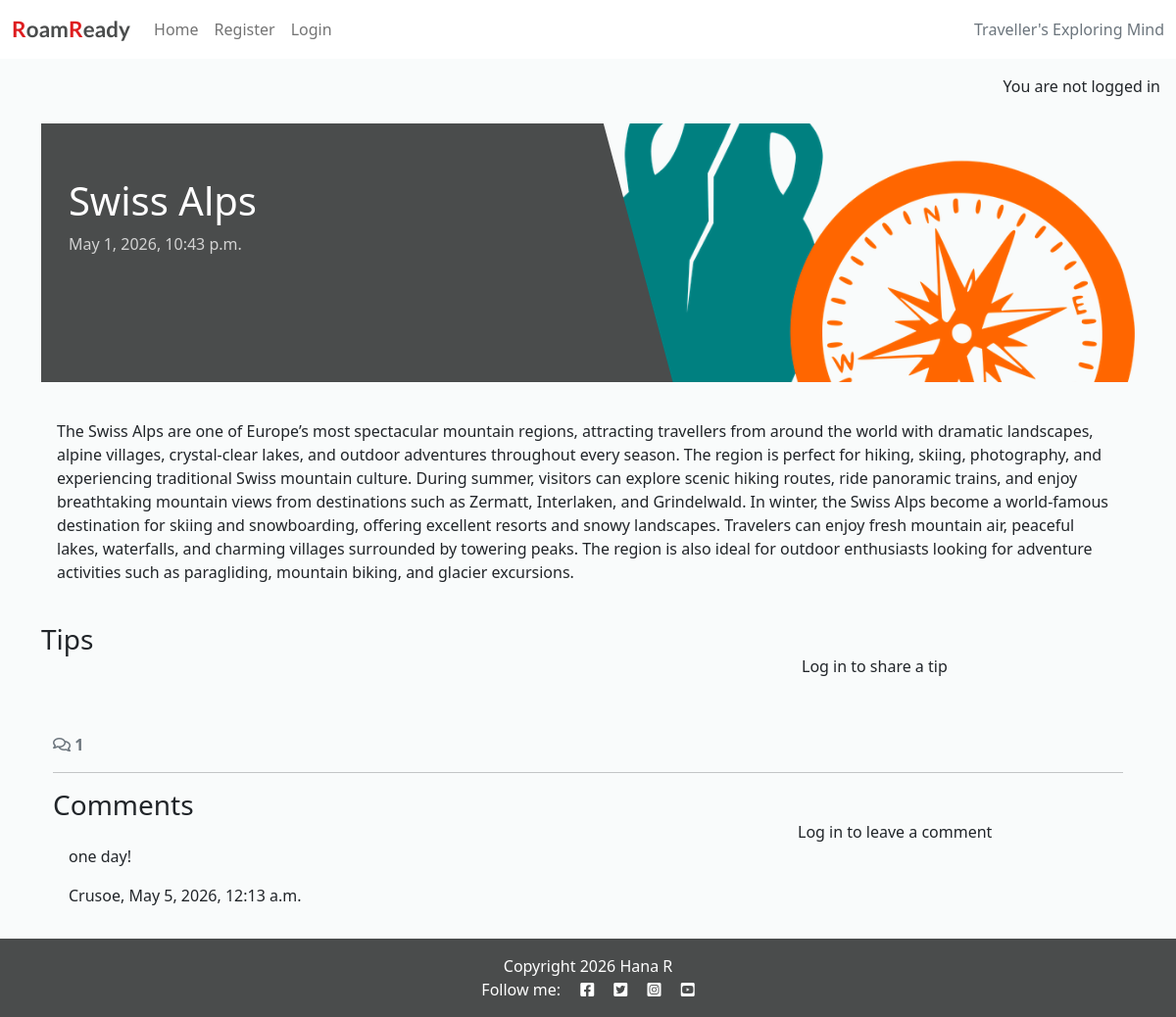
/11/, run on an earlier commit of the app's database.
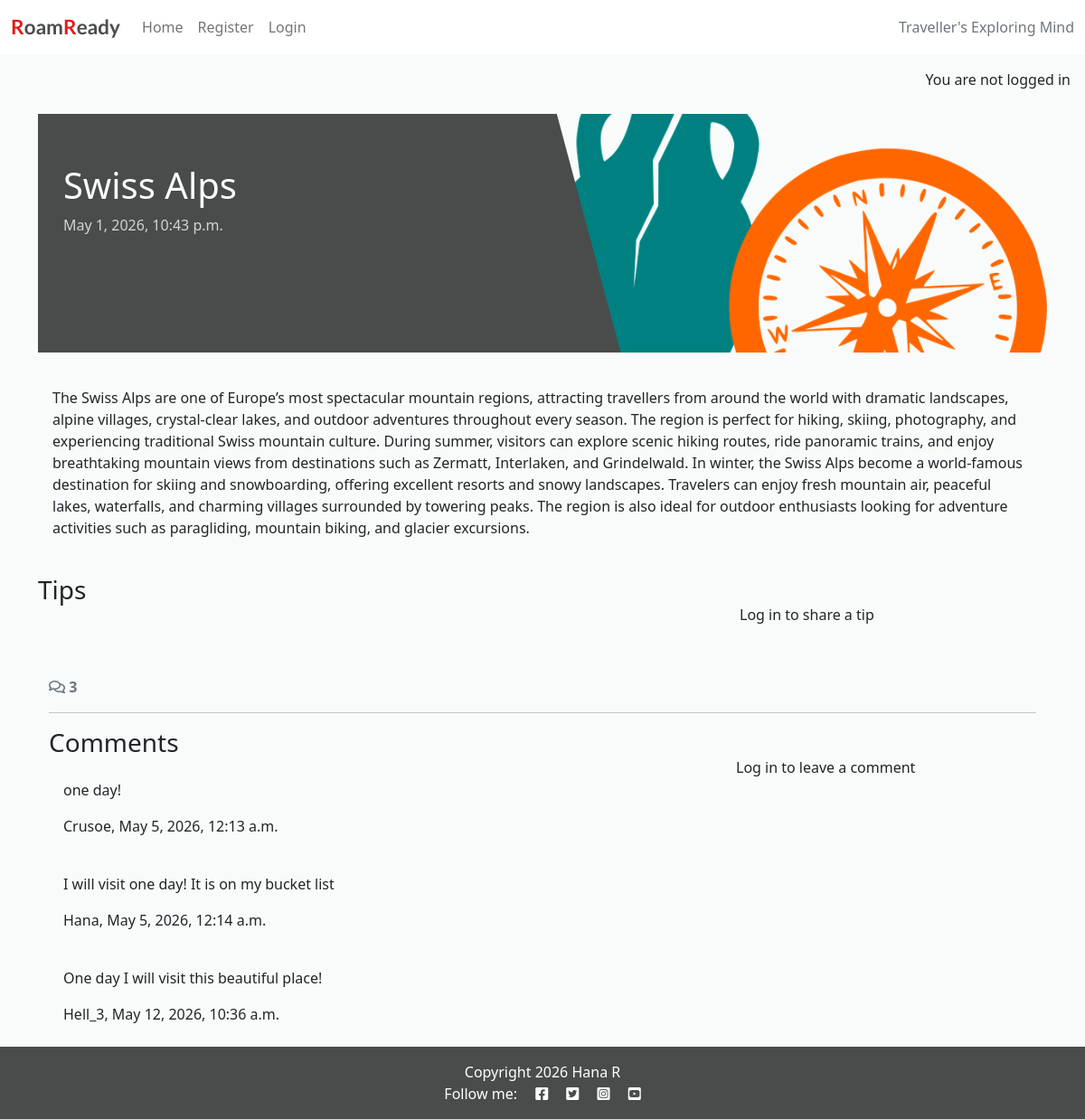
And on a later commit of the database.
### destinations/models.py (models this page shows, shortened)
class Destination(models.Model):
    name = models.CharField(max_length=100)
    country = CountryField()
    category = models.CharField(max_length=50)
    featured_image = CloudinaryField('image', default='placeholder')
    description = models.TextField()
    created_on = models.DateTimeField(auto_now_add=True)
    status = models.IntegerField(choices=STATUS, default=1)
    class Meta:
        ordering = ['-created_on', 'country', 'category']

class Comment(models.Model):
    destination = models.ForeignKey(Destination, on_delete=models.CASCADE, related_name="comments")
    user = models.ForeignKey(User, on_delete=models.CASCADE, related_name="comments", null=True, blank=True)
    text = models.TextField()
    created_on = models.DateTimeField(auto_now_add=True)
    approved = models.BooleanField(default=False)

### destinations/views.py (the view, shortened to what this page needs)
# urls.py: path('<int:pk>/', views.destination_detail, name='destination_detail'),
def destination_detail(request, pk):
    destination = get_object_or_404(Destination, pk=pk)
    comments = destination.comments.all().order_by("-created_on")
    comment_count = destination.comments.filter(approved=True).count()
    tips = destination.tips.all().order_by("tip_type")
    comment_form = CommentForm()
    tip_form = TipForm()
    return render(
        request,
        "destinations/destination_detail.html",
        {"destination": destination,
         "comments":comments,
         "comment_count": comment_count,
         "comment_form": comment_form,
         "tip_form": tip_form
         },
    )

### destinations/templates/destinations/destination_detail.html (shortened to what this page needs)
{% extends 'base.html' %} {% block content %}
{% load static %}
{% load crispy_forms_tags %}
<div class="masthead">
    <div class="container">
        <div class="row g-0">
            <div class="col-md-6 masthead-text">
                <h1 class="destination-title">{{ destination.name }}</h1>
                <p class="destination-subtitle">{{ destination.created_on }}</p>
            </div>
            <div class="d-none d-md-block col-md-6 masthead-image">
                 {% if destination.featured_image and destination.featured_image.url %}
                            <img class="card-img-top rounded" src="{{ destination.featured_image.url }}" class="scale" alt="{{ destination.name }}">
                        {% else %}
                            <img class="card-img-top" src="{% static 'images/default.png' %}" alt="placeholder image">
                        {% endif %}
            </div>
        </div>
    </div>
</div>
<div class="container">
    <div class="row">
        <div class="col card mb-4  mt-3 left  top">
            <div class="card-body ">
                <p class="card-text">
                    {{ destination.description | safe }}
                </p>
            </div>
        </div>
    </div>
</div>
<div class="container">
    <div class="row">
        <div class="col-md-8">
            <h3>Tips</h3>
        </div>
        <div class="col-md-4">
            <div class="card mb-4 mt-3">
                <div class="card-body">
                    {% if user.is_authenticated %}
                    <h4>Add a tip</h4>
                    <p class="mb-2">Posting as: {{ user.username }}</p>
                    <form id="tipForm" method="post" style="margin-top: 1.3em;">
                        {% csrf_token %}
                        {{ tip_form | crispy }}
                        <button id="tipSubmitButton" type="submit" class="btn btn-signup btn-lg">Submit</button>
        </form>
        {% else %}
        <p>Log in to share a tip</p>
        {% endif %}
      </div>
        </div>
    </div>
</div>
<div class="container">
    <div class="row">
        <div class="col-12">
            <strong class="text-secondary">
                <i class="far fa-comments"></i> {{ comment_count }}
            </strong>
        </div>
        <div class="col-12">
            <hr>
        </div>
    </div>
    <div class="row">
        <div class="col-md-8">
            <h3 class="mb-0">Comments</h3>
            {% for comment in destination.comments.all %}
            <div class="card mb-2">
                <div class="card-body {% if not comment.approved and comment.user == user %}faded{% elif not comment.approved %}d-none{% endif %}">
                    <div id="comment{{ comment.id }}" class="card-id">{{ comment.text | linebreaks }}</div>
                    <p  class="card-text {% if not comment.approved and comment.user == user %}faded{% endif %}">{{ comment.user }}, {{ comment.created_on }}</p>
                </div>
            </div>
            {% empty %}
            <p class="text-muted">No comments yet</p>
            {% endfor %}
        </div>
        <div class="col-md-4">
            <div class="card mb-4 mt-3">
                <div class="card-body">
                    {% if user.is_authenticated %}
                    <h4>Leave a comment</h4>
                    <p class="mb-2">Posting as: {{ user.username }}</p>
                    <form id="commentForm" method="post" style="margin-top: 1.3em;">
                        {% csrf_token %}
                        {{ comment_form | crispy}}
                        <button id="commentSubmitButton" type="submit" class="btn btn-signup btn-lg">Submit</button>
                    </form>
                    {% else %}
                    <p>Log in to leave a comment</p>
                    {% endif %}
                </div>
            </div>
        </div>
    </div>
</div>
{% endblock content %}

### templates/base.html (shortened to what this page needs)
{% load static %}
{% url 'home' as home_url %}
{% url 'destination' as destination_detail_url %}
{% url 'account_login' as login_url %}
{% url 'account_signup' as signup_url %}
{% url 'account_logout' as logout_url %}
<!DOCTYPE html>
<html class="h-100" lang="en">
<head>
    <link rel="stylesheet" href="https://cdnjs.cloudflare.com/ajax/libs/font-awesome/5.15.3/css/all.min.css">
    <link href="https://cdn.jsdelivr.net/npm/bootstrap@5.0.1/dist/css/bootstrap.min.css" rel="stylesheet"
>
        <link rel="stylesheet" href="{% static 'css/style.css' %}">
</head>
<body class="d-flex flex-column h-100 main-bg">
    <nav class="navbar navbar-expand-lg navbar-light bg-white">
        <div class="container-fluid">
            <a class="navbar-brand" href="{% url 'home' %}"><span class="brand red-r">R</span><span class="brand">oam</span><span class="brand red-r">R</span><span class="brand">eady</span></a>
            <div class="collapse navbar-collapse" id="navbarText">
                <ul class="navbar-nav me-auto mb-2 mb-lg-0">
                    <li class="nav-item">
                        <a class="nav-link {% if request.path == home_url %}active" aria-current="page{% endif %}"
                            href="{% url 'home' %}">Home</a>
                    </li>
                    {% if user.is_authenticated %}
                    <li class="nav-item">
	                    <a class="nav-link {% if request.path == logout_url %}active" aria-current="page{% endif %}"
                        href="{% url 'account_logout' %}">Logout</a>
                    </li>
                    {% else %}
                    <li class="nav-item">
	                    <a class="nav-link {% if request.path == signup_url %}active" aria-current="page{% endif %}"
		                href="{% url 'account_signup' %}">Register</a>
                    </li>
                    <li class="nav-item">
	                    <a class="nav-link {% if request.path == login_url %}active" aria-current="page{% endif %}"
                        href="{% url 'account_login' %}">Login</a>
                    </li>
                    {% endif %}
                </ul>
                <span class="navbar-text text-muted">
                    Traveller's Exploring Mind
                </span>
            </div>
        </div>
    </nav>
    <main class="flex-shrink-0 main-bg">
        {% if user.is_authenticated %}
            <p class="text-end logged-in m-3">You are logged in as {{ user }}</p>
        {% else %}
            <p class="text-end logged-out m-3">You are not logged in</p>
        {% endif %}
        {% block content %}{% endblock content %}
    </main>
    <footer class="footer mt-auto py-3 dark-bg">
        <p class="m-0 text-center text-white">
 {% block copyright %}
  Copyright 2026 Hana R
  {% endblock %}
        </p>
        <p class="m-0 text-center text-white">Follow me: <i class="fab fa-facebook-square ms-3"></i>
            <i class="fab fa-twitter-square ms-3"></i>
            <i class="fab fa-instagram-square ms-3"></i>
            <i class="fab fa-youtube-square ms-3"></i>
        </p>
    </footer>
</body>
</html>

### static/css/style.css (style rules this page uses)
body { background-color: #F9FBFB; }
.brand { font-family: Lato, sans-serif; font-size: 1.4rem; font-weight: 700; color: #4A4C4C; }
.red-r { color: #DE1D1F; }
.destination-title { margin-top: 10%; margin-left: 5%; }
.destination-subtitle { margin-left: 5%; color: lightgray; }
.logged-in, .logged-out { font-weight: 500; }
.dark-bg { background-color: #4A4C4C; }
.main-bg { background-color: #F9FBFB; }
.card { border: none; background-color: transparent; overflow: hidden; }
.card-img-top { width: 100%; height: 300px; object-fit: cover; overflow: hidden; display: block; }
.masthead { margin-top: 10px; overflow: hidden; position: relative; display: inline-block; height: 33vh; width: 100%; }
.masthead-text { background-color: #4A4C4C; color: #FFFEFF; position: relative; }
.masthead-image { position: relative; overflow: hidden; }
.masthead-image:after { content: ""; position: absolute; top: 0; right: 90%; height: 100%; width: 150%; background: #4A4C4C; -webkit-transform: skew(15deg); -moz-transform: skew(15deg); transform: skew(15deg); z-index: 100; }

What changed in the data, as far as the page shows it:
now on this page (row edited): Comment: text "I will visit one day! It is on my bucket list", user "Hana", created_on "May 5, 2026, 12:14 a.m."
added Comment: text "One day I will visit this beautiful place!", user "Hell_3", created_on "May 12, 2026, 10:36 a.m."
Also different on the page:
{{ comment_count }}: "1" → "3"
